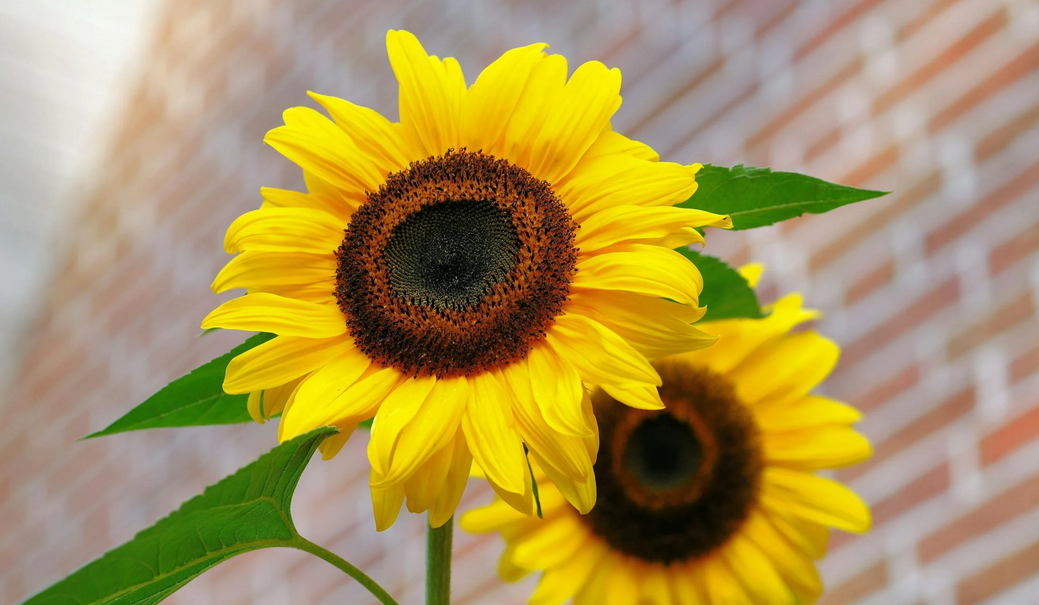
#> input picture images/sunflower.png, 1039 x 605 px
$ jupyter execute image_compression.ipynb
#> lines starting #> are read from the running program, lines starting #| are printed output that depends on the picture
[cell 1]
import cv2
import pywt
import numpy as np
import matplotlib.pyplot as plt

[cell 2]
img = cv2.imread("../images/sunflower.png", cv2.IMREAD_GRAYSCALE)
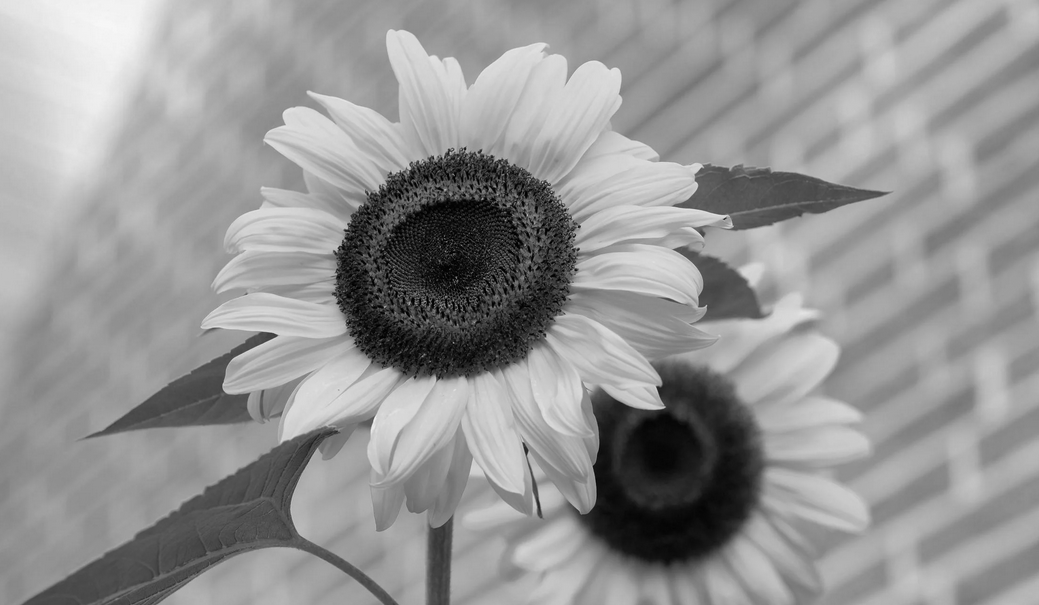
#> img: shape (605, 1039); min 0, max 247, mean 148.7
img = np.float32(img) / 255.0


wavelet = "haar"
cA, (cH, cV, cD) = pywt.dwt2(img, wavelet)
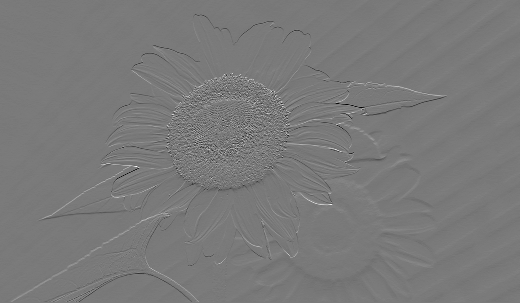
#> cH: shape (303, 520) float32; min -0.42, max 0.457, mean 0.000162; drawn with min black and max white
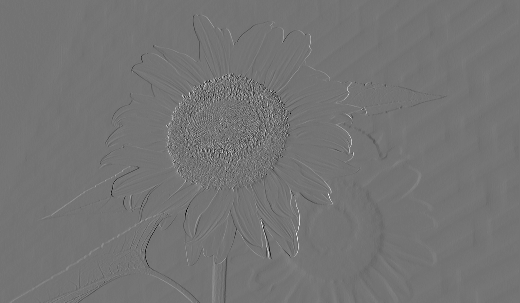
#> cV: shape (303, 520) float32; min -0.406, max 0.482, mean 4.07e-05; drawn with min black and max white
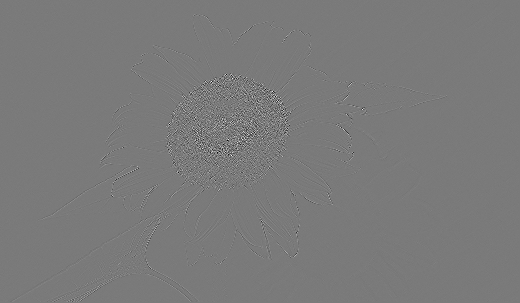
#> cD: shape (303, 520) float32; min -0.231, max 0.249, mean -4.49e-06; drawn with min black and max white


threshold = 0.05
cH_thresh = pywt.threshold(cH, threshold, mode="soft")
cV_thresh = pywt.threshold(cV, threshold, mode="soft")
cD_thresh = pywt.threshold(cD, threshold, mode="soft")

[cell 3]
compressed_img = pywt.idwt2((cA, (cH_thresh, cV_thresh, cD_thresh)), wavelet)


compressed_img = np.clip(compressed_img, 0, 1)
compressed_img_uint8 = np.uint8(compressed_img * 255)


if compressed_img.shape != img.shape:
    compressed_img = cv2.resize(compressed_img, (img.shape[1], img.shape[0]))
#> compressed_img: shape (605, 1039) float32

[cell 4]
fig = plt.figure(figsize=(18, 12))


ax1 = plt.subplot(3, 4, 1)
plt.imshow(img, cmap="gray")
plt.title("Original Image", fontsize=12, fontweight="bold")
plt.axis("off")


plt.subplot(3, 4, 2)
plt.imshow(cA, cmap="gray")
plt.title("Approximation (cA)", fontsize=10)
plt.axis("off")

plt.subplot(3, 4, 3)
plt.imshow(cH, cmap="gray")
plt.title("Horizontal Details (cH)", fontsize=10)
plt.axis("off")

plt.subplot(3, 4, 4)
plt.imshow(cV, cmap="gray")
plt.title("Vertical Details (cV)", fontsize=10)
plt.axis("off")


plt.subplot(3, 4, 6)
plt.imshow(cA, cmap="gray")
plt.title("Approximation (cA)\nUnchanged", fontsize=10)
plt.axis("off")

plt.subplot(3, 4, 7)
plt.imshow(cH_thresh, cmap="gray")
plt.title("Horizontal (cH)\nAfter Thresholding", fontsize=10)
plt.axis("off")

plt.subplot(3, 4, 8)
plt.imshow(cV_thresh, cmap="gray")
plt.title("Vertical (cV)\nAfter Thresholding", fontsize=10)
plt.axis("off")


plt.subplot(3, 4, 5)
plt.imshow(cD, cmap="gray")
plt.title("Diagonal Details (cD)", fontsize=10)
plt.axis("off")


plt.subplot(3, 4, 9)
plt.imshow(cD_thresh, cmap="gray")
plt.title("Diagonal (cD)\nAfter Thresholding", fontsize=10)
plt.axis("off")


plt.subplot(3, 4, 11)
plt.imshow(compressed_img, cmap="gray")
plt.title("Compressed Image", fontsize=12, fontweight="bold")
plt.axis("off")

plt.suptitle(
    "Wavelet-Based Image Compression Process", fontsize=16, fontweight="bold", y=0.98
)
plt.tight_layout()
plt.show()

[cell 5]
difference = np.abs(img - compressed_img)
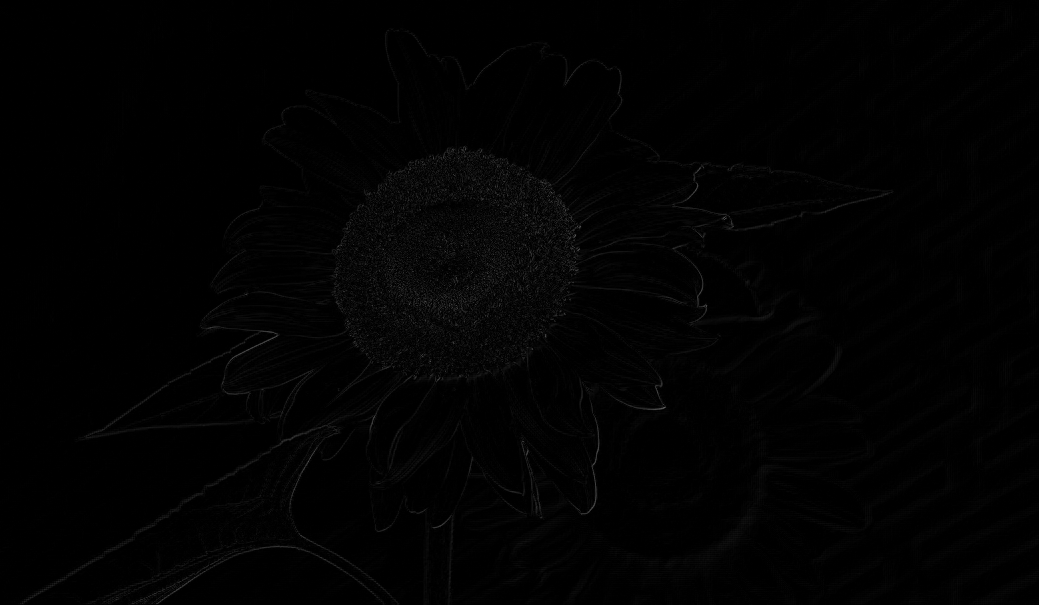
#> difference: shape (605, 1039) float32; min 0, max 0.376, mean 0.00938
plt.figure(figsize=(10, 6))
plt.imshow(difference, cmap="hot")
plt.colorbar(label="Absolute Difference")
plt.title("Difference Between Original and Compressed Image")
plt.axis("off")
plt.show()
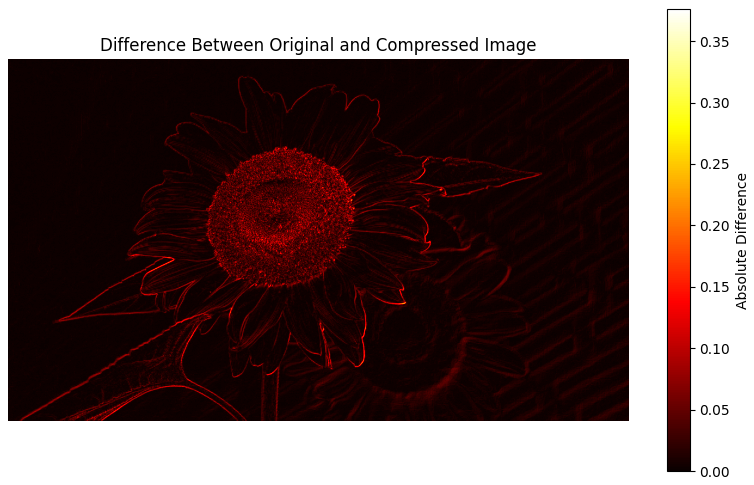
#> figure drawn by matplotlib, 2 panels
